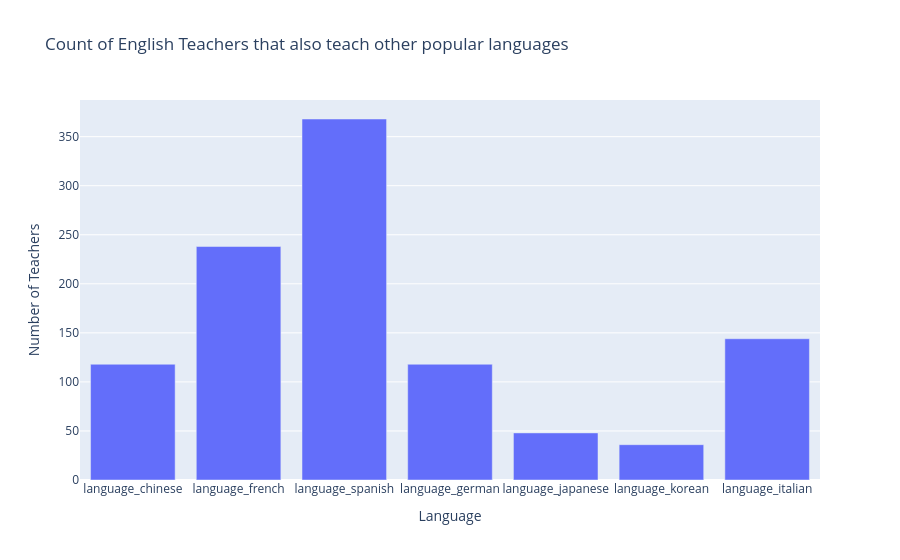

Notebook code cell kept with this figure:
### Code cell
fig = px.bar(df_english_sum, x='language', y='count', title='Count of English Teachers that also teach other popular languages', labels={'count': 'Number of Teachers', 'language': 'Language'})
fig.show()

### Figure 1 — Plotly figure (JSON) as saved in the notebook; plotly's stock layout.template omitted (floating-point values rounded to 4 significant figures)
{"data": [{"hovertemplate": "Language=%{x}<br>Number of Teachers=%{y}<extra></extra>", "legendgroup": "", "marker": {"color": "#636efa", "pattern": {"shape": ""}}, "name": "", "orientation": "v", "showlegend": false, "textposition": "auto", "type": "bar", "x": ["language_chinese", "language_french", "language_spanish", "language_german", "language_japanese", "language_korean", "language_italian"], "xaxis": "x", "y": [118, 238, 368, 118, 48, 36, 144], "yaxis": "y"}], "layout": {"barmode": "relative", "legend": {"tracegroupgap": 0}, "title": {"text": "Count of English Teachers that also teach other popular languages"}, "xaxis": {"anchor": "y", "domain": [0, 1], "title": {"text": "Language"}}, "yaxis": {"anchor": "x", "domain": [0, 1], "title": {"text": "Number of Teachers"}}}}
